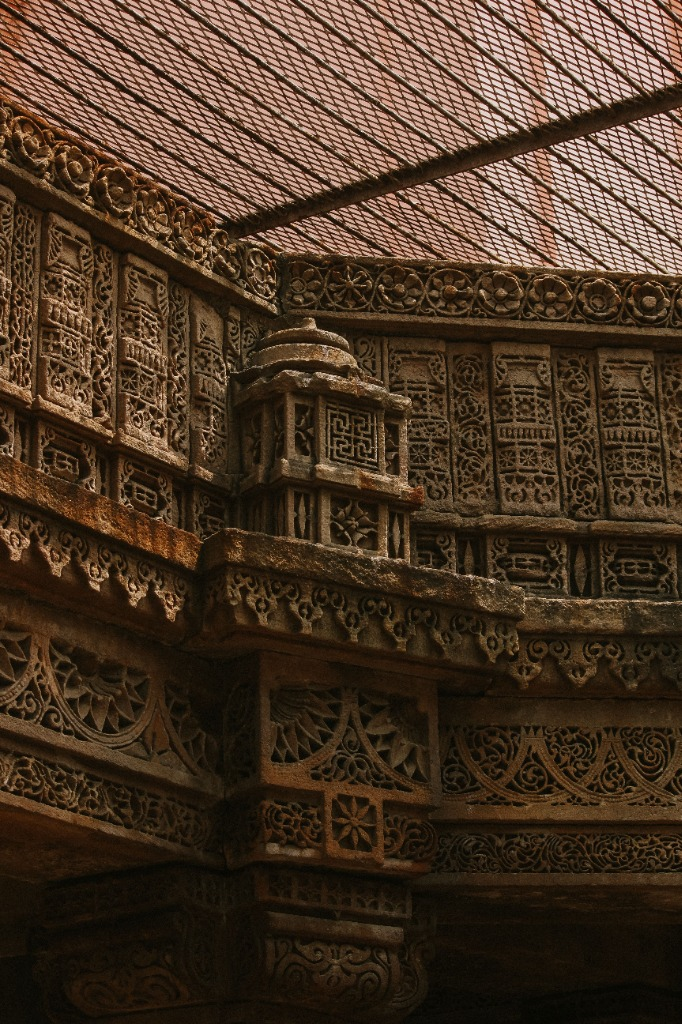
#> input picture sample_images/carved_stepwell.jpg, 682 x 1024 px
$ python -i crack_detection.py   (imports and definitions only)
#> lines starting #> are read from the running program, lines starting #| are printed output that depends on the picture; after the words box and inside, x2 and y2 are one past the last pixel; in counts of white or black regions, pixels touching at a corner belong together
"""
KalaRaksha - Crack Detection Module
Heritage Wall Deterioration Analysis & Restoration-Priority Mapping System

This module implements classical Image Processing Analysis (IPA) to detect,
filter, and quantify structural and hairline cracks on heritage surfaces.

Methods used:
1. Morphological Black-Hat transform to isolate dark linear fissures
2. Adaptive Canny edge detection with dynamic thresholds
3. Morphological bridge & closing operations
4. Probabilistic Hough Line Transform (HoughLinesP)
5. Geometric filtering (elongation, tortuosity, thickness, circularity)
6. Morphological skeletonization for precision length & branching quantification
"""

from typing import Dict, Any, List, Tuple
import numpy as np
import cv2


def _morphological_skeleton(binary_mask: np.ndarray) -> np.ndarray:
    """
    Compute 1-pixel wide skeleton using iterative morphological thinning
    (Guo-Hall / standard morphological skeletonization with cv2).
    """
    img = binary_mask.copy()
    skeleton = np.zeros(img.shape, dtype=np.uint8)
    element = cv2.getStructuringElement(cv2.MORPH_CROSS, (3, 3))

    max_iter = 100
    iteration = 0
    while iteration < max_iter:
        eroded = cv2.erode(img, element)
        temp = cv2.dilate(eroded, element)
        temp = cv2.subtract(img, temp)
        skeleton = cv2.bitwise_or(skeleton, temp)
        img = eroded.copy()

        if cv2.countNonZero(img) == 0:
            break
        iteration += 1

    return skeleton


def detect_cracks(
    gray_image: np.ndarray,
    sensitivity: float = 0.5,
    min_length: int = 25,
    max_thickness: int = 18
) -> Dict[str, Any]:
    """
    Detect cracks in heritage wall grayscale image using classical IPA.

    Args:
        gray_image: Grayscale uint8 image.
        sensitivity: Float in [0.1, 1.0]. Higher values detect subtle hairline cracks.
        min_length: Minimum crack length in pixels to filter out isolated micro-noise.
        max_thickness: Maximum estimated thickness for a fissure to prevent flagging wide decorative reliefs.

    Returns:
        dict containing:
            - 'crack_mask': uint8 binary mask (0 or 255)
            - 'crack_density': float32 normalized map [0.0, 1.0]
            - 'skeleton_mask': uint8 1-pixel centerline skeleton
            - 'crack_lines': list of (x1, y1, x2, y2) line segments
            - 'total_crack_length_px': int total length of all crack skeletons
            - 'max_crack_length_px': int longest continuous crack segment
            - 'num_crack_segments': int count of validated crack branches
            - 'mean_thickness_px': float estimated mean crack width
            - 'coverage_pct': float percentage of wall affected by cracks
            - 'severity_score': float score in [0, 100]
            - 'explanation': str detailed explainable diagnostic rationale
    """
#> called with sensitivity = 0.5, min_length = 25, max_thickness = 18
    h, w = gray_image.shape
    total_pixels = h * w

    # Sensitivity normalization (maps [0.1, 1.0] -> internal scaling)
    sens = np.clip(sensitivity, 0.1, 1.0)

    # 1. Morphological Black-Hat transform: highlights dark fissures on lighter masonry
    # We combine two scales: fine (7x7) and medium (15x15) to capture both hairline and wide structural fractures
    kernel_small = cv2.getStructuringElement(cv2.MORPH_ELLIPSE, (7, 7))
    kernel_med = cv2.getStructuringElement(cv2.MORPH_ELLIPSE, (15, 15))

    blackhat_s = cv2.morphologyEx(gray_image, cv2.MORPH_BLACKHAT, kernel_small)
    blackhat_m = cv2.morphologyEx(gray_image, cv2.MORPH_BLACKHAT, kernel_med)
    blackhat = cv2.addWeighted(blackhat_s, 0.5, blackhat_m, 0.5, 0)
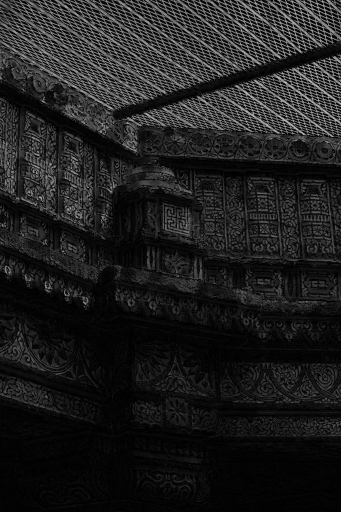
#> blackhat: shape (1024, 682) (shown at 1/2 size); min 0, max 196, mean 30.3

    # 2. Adaptive Canny Edge Detection
    # Calculate median intensity to anchor dynamic thresholds
    med_val = np.median(gray_image)
#> med_val = 38
    sigma = 0.35 * (1.6 - 0.7 * sens)
    lower_thresh = int(max(15, (1.0 - sigma) * med_val))
#> lower_thresh = 21
    upper_thresh = int(min(240, (1.0 + sigma) * med_val))
#> upper_thresh = 54

    canny_raw = cv2.Canny(gray_image, lower_thresh, upper_thresh)
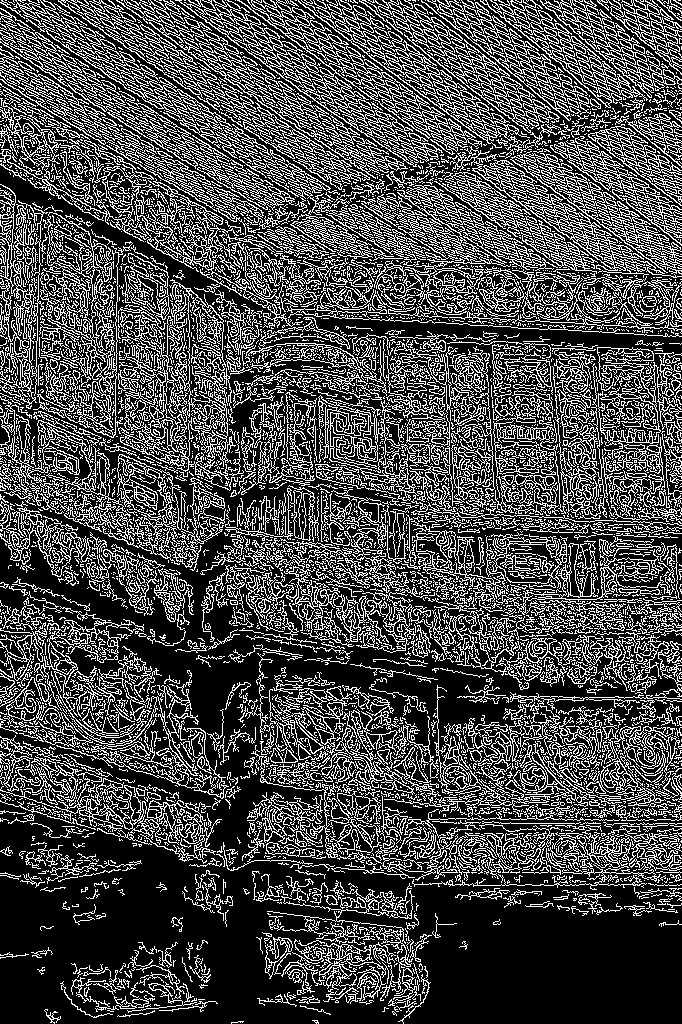
#> canny_raw: shape (1024, 682); 28.9% white in thin lines or dots

    # 3. Fuse Black-Hat features with Canny edges
    # Black-hat thresholded with Otsu or sensitivity cutoff
    bh_thresh_val = int(max(12, 45 - sens * 30))
    _, bh_binary = cv2.threshold(blackhat, bh_thresh_val, 255, cv2.THRESH_BINARY)
#> bh_binary: shape (1024, 682); 31.1% white; 2787 white regions (2382 under 20 px), largest, box (x1, y1, x2, y2) and area: (0, 0, 682, 332) 113105, (0, 195, 212, 480) 22019, (321, 356, 682, 526) 17459

    # Combined candidate edges
    candidate_mask = cv2.bitwise_or(canny_raw, bh_binary)
#> candidate_mask: shape (1024, 682); 48% white; 2070 white regions (1622 under 20 px), largest, box (x1, y1, x2, y2) and area: (0, 0, 682, 690) 250967, (384, 685, 682, 821) 10027, (0, 606, 229, 799) 9197

    # 4. Morphological bridge & closing: connect micro-fracture gaps
    close_kernel = cv2.getStructuringElement(cv2.MORPH_RECT, (3, 3))
    candidate_closed = cv2.morphologyEx(candidate_mask, cv2.MORPH_CLOSE, close_kernel)
#> candidate_closed: shape (1024, 682); 71% white; 2462 black regions (1595 under 20 px), largest, box (x1, y1, x2, y2) and area: (0, 510, 682, 1024) 123781, (316, 317, 682, 355) 5206, (0, 166, 270, 313) 4093

    # 5. Probabilistic Hough Line Transform to capture continuous linear propagation
    hough_thresh = int(max(20, 55 - sens * 35))
    min_line_len = int(max(15, min_length * (1.2 - 0.4 * sens)))
    max_line_gap = int(6 + sens * 8)

    lines = cv2.HoughLinesP(
        candidate_closed,
        rho=1,
        theta=np.pi / 180,
        threshold=hough_thresh,
        minLineLength=min_line_len,
        maxLineGap=max_line_gap
    )
#> lines = 2805 rows, first 6: [242, 435, 679, 872], [112, 600, 376, 336], [15, 0, 331, 316], [616, 696, 681, 761], [48, 561, 609, 0], [100, 0, 422, 322]

    hough_mask = np.zeros((h, w), dtype=np.uint8)
    detected_lines: List[Tuple[int, int, int, int]] = []
    if lines is not None:
        for line in lines:
            flat_line = line.reshape(-1)
            if len(flat_line) >= 4:
                x1, y1, x2, y2 = int(flat_line[0]), int(flat_line[1]), int(flat_line[2]), int(flat_line[3])
                detected_lines.append((x1, y1, x2, y2))
                cv2.line(hough_mask, (x1, y1), (x2, y2), 255, 2)
#> this loop made 2805 passes
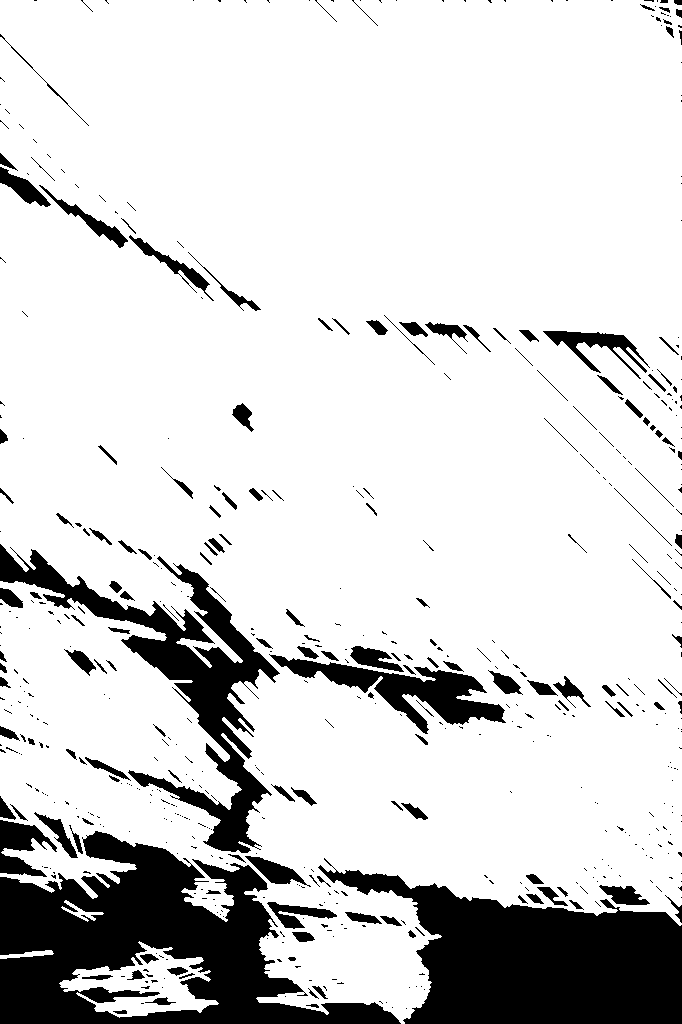
#> hough_mask: shape (1024, 682); 83.6% white; 553 black regions (395 under 20 px), largest, box (x1, y1, x2, y2) and area: (0, 831, 401, 1024) 37040, (318, 858, 682, 1024) 32204, (0, 544, 280, 853) 17438
#> after the loop, detected_lines = 2805 items, first 6: (242, 435, 679, 872), (112, 600, 376, 336), (15, 0, 331, 316), (616, 696, 681, 761), (48, 561, 609, 0), (100, 0, 422, 322)

    # 6. Geometric Feature Filtering (Length, Thickness, Circularity, Elongation)
    # Distinguish cracks from regular stone edges, mortar joints, and decorative motifs
    num_labels, labels, stats, centroids = cv2.connectedComponentsWithStats(candidate_closed, connectivity=8)
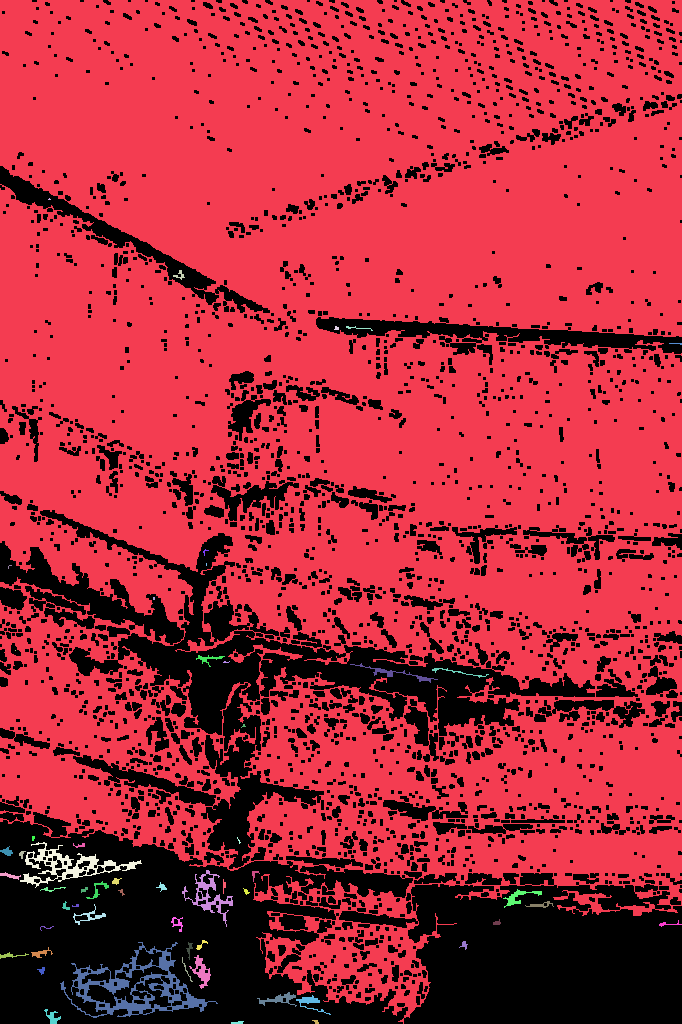
#> labels: shape (1024, 682) int32; 57 distinct labels, from 0 to 56; one colour per label, 0 black
#> num_labels = 57; stats = 57 rows, first 6: [0, 0, 682, 1024, 202796], [0, 0, 682, 1024, 487728], [48, 198, 3, 2, 4], [173, 270, 12, 10, 44], [334, 326, 5, 4, 15], [346, 326, 27, 5, 35]; centroids = 57 pairs, first value 6.64 to 675.7, second value 198.8 to 1022.2

    validated_crack_mask = np.zeros((h, w), dtype=np.uint8)
    segment_lengths: List[int] = []
    segment_thicknesses: List[float] = []

    for label in range(1, num_labels):
        area = stats[label, cv2.CC_STAT_AREA]
        comp_w = stats[label, cv2.CC_STAT_WIDTH]
        comp_h = stats[label, cv2.CC_STAT_HEIGHT]

        if area < 10:  # Skip micro-noise
            continue

        # Elongation / Aspect Ratio
        major_side = max(comp_w, comp_h)
        minor_side = max(1, min(comp_w, comp_h))
        aspect_ratio = major_side / float(minor_side)

        # Extract single component mask
        comp_mask = (labels == label).astype(np.uint8) * 255

        # Compute perimeter and circularity
        contours, _ = cv2.findContours(comp_mask, cv2.RETR_EXTERNAL, cv2.CHAIN_APPROX_SIMPLE)
        if not contours:
            continue
        cnt = contours[0]
        perimeter = cv2.arcLength(cnt, True)
        if perimeter == 0:
            continue

        # Circularity = 4 * pi * Area / (Perimeter^2)
        # Cracks are highly tortuous and non-circular (circularity << 0.2)
        circularity = 4.0 * np.pi * area / (perimeter * perimeter)

        # Estimated average thickness
        # For a thin strip, Area ~ Length * Thickness, Perimeter ~ 2 * Length
        estimated_length = perimeter / 2.0
        estimated_thickness = area / max(1.0, estimated_length)

        # Check overlap with Hough linear structures
        hough_overlap = cv2.countNonZero(cv2.bitwise_and(comp_mask, hough_mask))
        has_linear_support = hough_overlap > 0 or aspect_ratio > 3.0

        # Strict IPA filtering rule:
        # A valid crack must be elongated (aspect_ratio > 2.5 or linear support),
        # low circularity (< 0.35), thin (thickness <= max_thickness), and exceed minimum length.
        is_crack = (
            (aspect_ratio >= 2.5 or has_linear_support)
            and circularity <= 0.35
            and estimated_thickness <= max_thickness
            and (major_side >= min_length or hough_overlap > 10)
        )

        if is_crack:
            validated_crack_mask = cv2.bitwise_or(validated_crack_mask, comp_mask)
            segment_lengths.append(int(major_side))
            segment_thicknesses.append(float(estimated_thickness))
#> this loop made 56 passes
#> (area, comp_w, comp_h, major_side, minor_side, aspect_ratio, perimeter, circularity) on passes 1, 3, 5, 12, 14, 15, 19, 20: (487728, 682, 1024, 1024, 682, 1.5, 9282.3, 0.0711), (44, 12, 10, 12, 10, 1.2, 44.14, 0.284), (35, 27, 5, 27, 5, 5.4, 58.73, 0.128), (95, 29, 12, 29, 12, 2.42, 88.53, 0.152), (227, 88, 20, 88, 20, 4.4, 222.7, 0.0575), (86, 57, 10, 57, 10, 5.7, 129, 0.0649), (1349, 122, 46, 122, 46, 2.65, 647, 0.0405), (30, 12, 5, 12, 5, 2.4, 33.31, 0.34)
#> comp_mask: shape (1024, 682); 0% white; 1 white region (1 under 20 px)
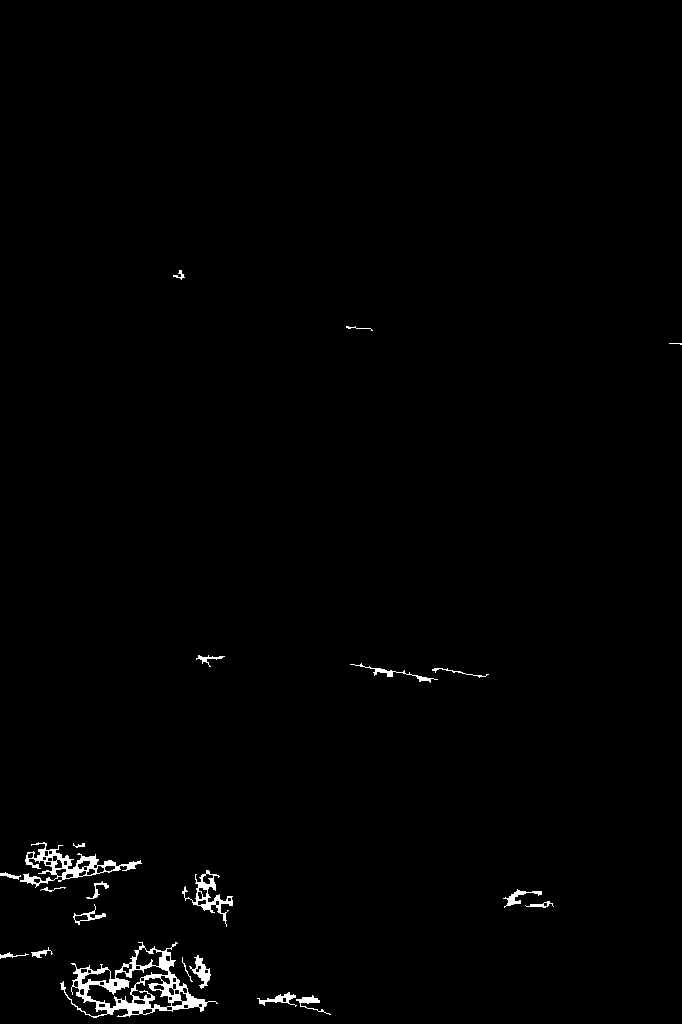
#> validated_crack_mask: shape (1024, 682); 0.99% white; 22 white regions (1 under 20 px), largest, box (x1, y1, x2, y2) and area: (60, 942, 218, 1018) 2984, (20, 842, 142, 888) 1349, (182, 870, 233, 927) 626

    # Also blend in supported Hough lines that align with blackhat features
    hough_on_blackhat = cv2.bitwise_and(hough_mask, bh_binary)
#> hough_on_blackhat: shape (1024, 682); 30.9% white; 2828 white regions (2412 under 20 px), largest, box (x1, y1, x2, y2) and area: (0, 0, 682, 332) 112705, (0, 195, 212, 480) 22008, (321, 356, 682, 526) 15555
    if cv2.countNonZero(hough_on_blackhat) > 0:
        validated_crack_mask = cv2.bitwise_or(validated_crack_mask, hough_on_blackhat)

    # 7. Skeletonization for accurate centerline length & branching
    skeleton = _morphological_skeleton(validated_crack_mask)
    total_crack_len = int(cv2.countNonZero(skeleton))

    # Calculate statistics
    num_segments = len(segment_lengths)
    max_crack_len = int(max(segment_lengths)) if segment_lengths else 0
    mean_thickness = float(np.mean(segment_thicknesses)) if segment_thicknesses else 0.0

    crack_pixel_count = cv2.countNonZero(validated_crack_mask)
    coverage_pct = round((crack_pixel_count / float(total_pixels)) * 100.0, 3)

    # 8. Normalized Density Map (smooth Gaussian representation for heatmap fusion)
    crack_density = cv2.GaussianBlur(validated_crack_mask.astype(np.float32) / 255.0, (15, 15), 0)
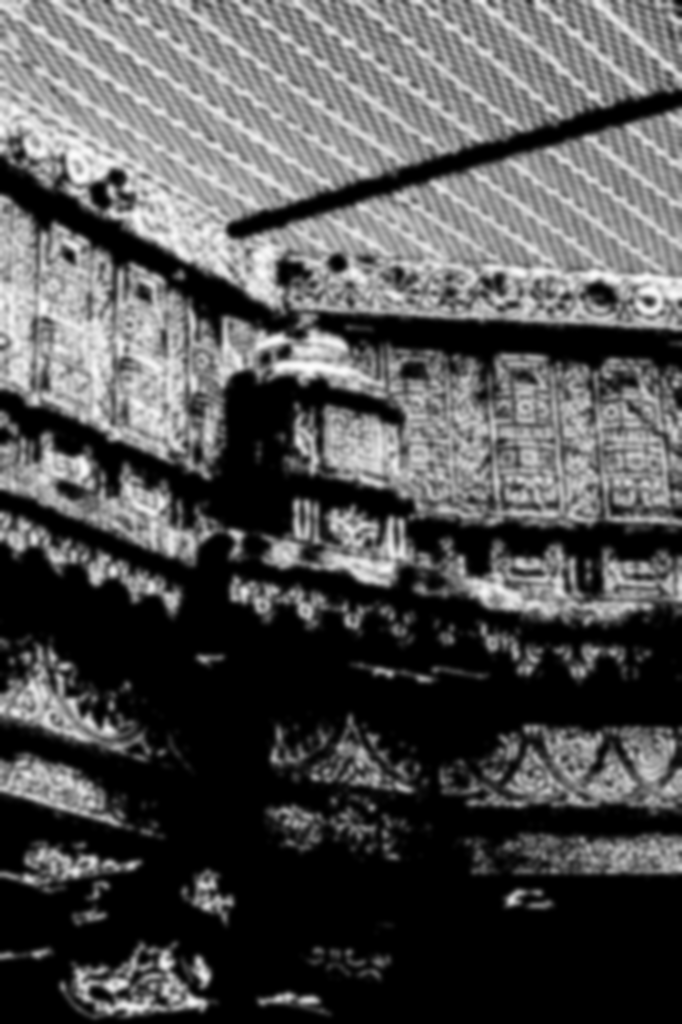
#> crack_density: shape (1024, 682) float32; min 0, max 0.993, mean 0.319
    max_d = np.max(crack_density)
    if max_d > 0:
        crack_density = crack_density / max_d

    # 9. Severity Score Calculation [0 - 100]
    # Factors: max crack length, total crack length relative to image dimension, thickness
    diag_length = np.sqrt(h**2 + w**2)
    length_ratio = total_crack_len / max(1.0, diag_length)
    max_len_ratio = max_crack_len / max(1.0, diag_length)

    raw_severity = (
        (length_ratio * 45.0) +
        (max_len_ratio * 35.0) +
        (min(1.0, mean_thickness / 8.0) * 20.0)
    )
    severity_score = float(np.clip(raw_severity * 1.5, 0.0, 100.0))

    # 10. Explainable diagnostic rationale
    if num_segments == 0:
        explanation = "No structural or hairline cracks detected. Surface masonry shows continuous tensile cohesion."
    else:
        explanation = (
            f"Detected {num_segments} crack segment(s) totaling ~{total_crack_len}px in length "
            f"(longest fissure: {max_crack_len}px, avg width: {mean_thickness:.1f}px). "
            f"The structures exhibit high elongation (aspect ratio > 2.5), low circularity (< 0.35), "
            f"and linear Hough continuity indicative of tensile or shear stress fracturing."
        )

    return {
        "crack_mask": validated_crack_mask,
        "crack_density": crack_density,
        "skeleton_mask": skeleton,
        "crack_lines": detected_lines,
        "total_crack_length_px": total_crack_len,
        "max_crack_length_px": max_crack_len,
        "num_crack_segments": num_segments,
        "mean_thickness_px": round(mean_thickness, 2),
        "coverage_pct": coverage_pct,
        "severity_score": round(severity_score, 1),
        "explanation": explanation
    }

>>> import cv2
>>> picture = cv2.imread('../sample_images/carved_stepwell.jpg', cv2.IMREAD_GRAYSCALE)
>>> result = detect_cracks(picture)
